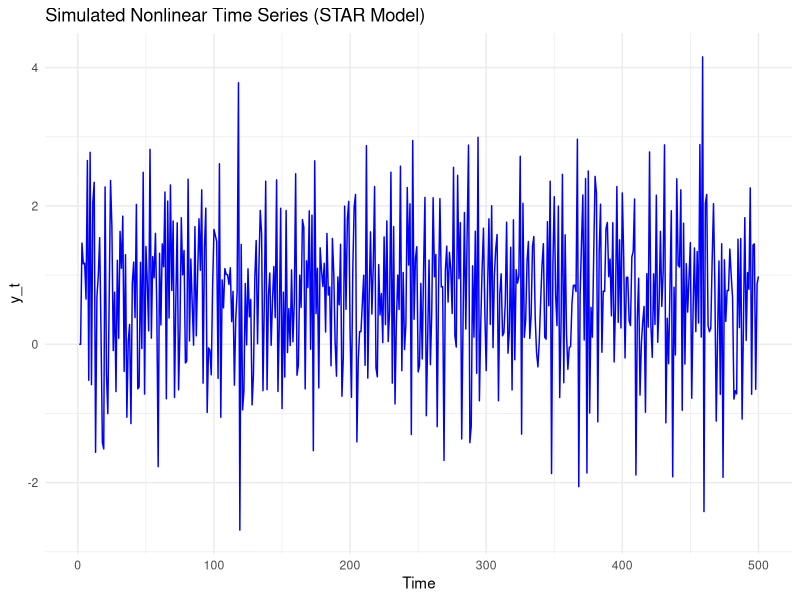

This figure's R source:
# Install necessary packages if not already installed
install.packages("ggplot2")

# Load the required package
library(ggplot2)

# Parameters for STAR model
alpha <- c(0.5, -0.3)  # Linear part coefficients
beta <- c(1.2, -0.5)   # Nonlinear part coefficients
gamma <- 5             # Smoothness parameter
c <- 0                 # Threshold parameter
n <- 500               # Number of data points

# Generate time series data
set.seed(42)
y <- numeric(n)
epsilon <- rnorm(n, mean = 0, sd = 1)  # White noise

for (t in 3:n) {
  G <- 1 / (1 + exp(-gamma * (y[t-1] - c)))  # Smooth transition function (logistic)
  y[t] <- alpha[1] + alpha[2] * y[t-1] + G * (beta[1] + beta[2] * y[t-1]) + epsilon[t]
}

# Plot the simulated time series
data <- data.frame(Time = 1:n, y = y)
ggplot(data, aes(x = Time, y = y)) +
  geom_line(color = "blue") +
  labs(title = "Simulated Nonlinear Time Series (STAR Model)",
       x = "Time", y = "y_t") +
  theme_minimal()
